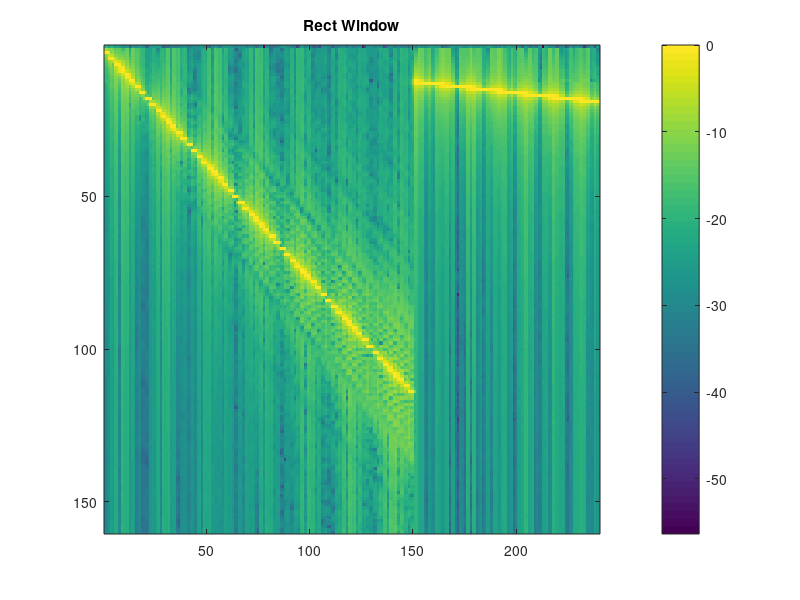
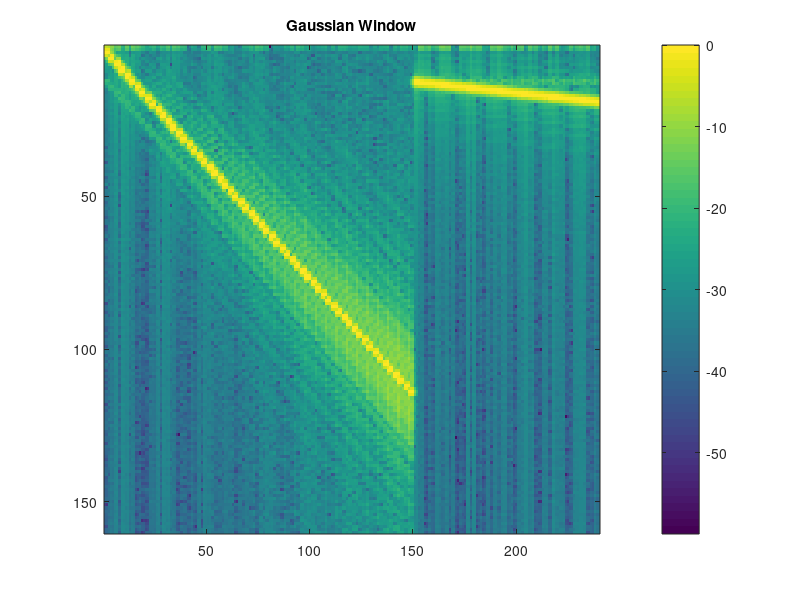
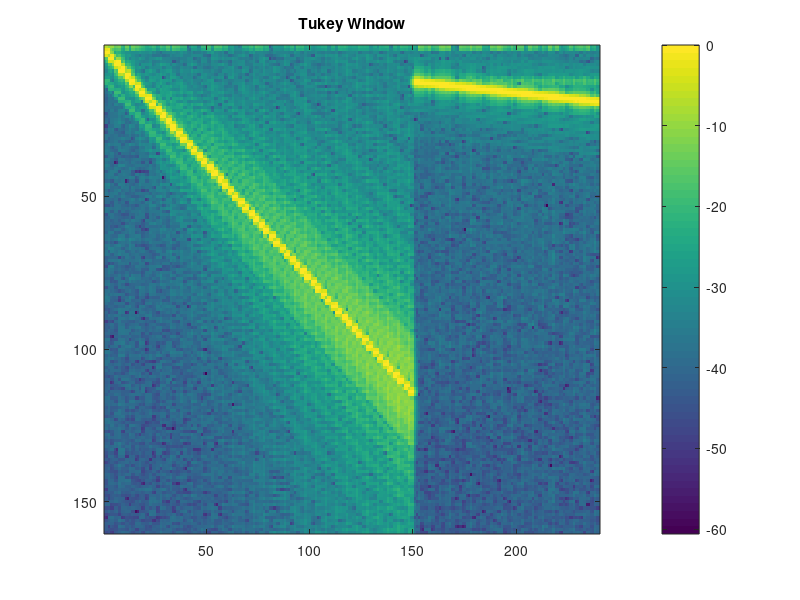
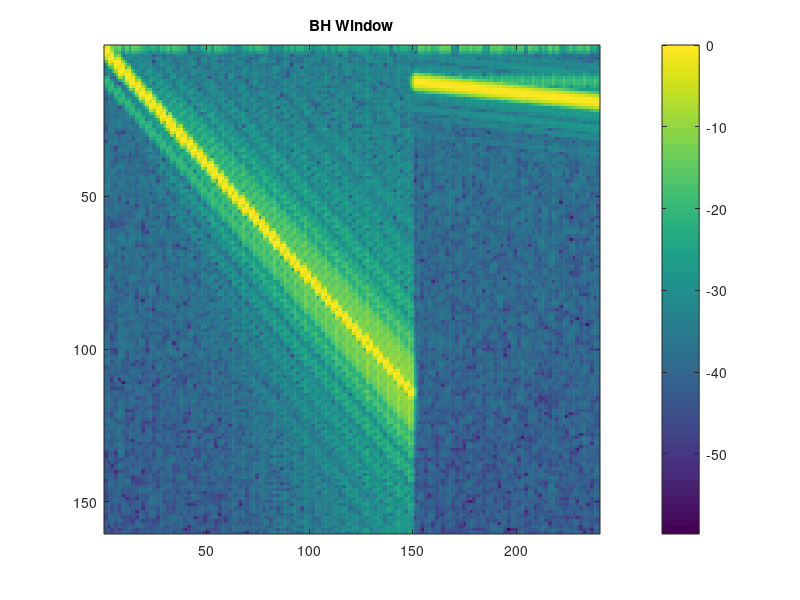

These charts were generated, in order, by the following MATLAB code:
% reconstruct FDOCT result from a test Interferogram image 
% to check the reconstruction done in C
% in BscanFFTsim.bin
%
% using the framework in 
% Biomedical Optics by Wang and Wu
% Chapter 9
%
% Hari Nandakumar
%
% $Date: 1 Oct 2018
%

% Using SI units throughout 

pkg load image;
pkg load signal;

lambda0 = 850E-9; % center wavelength of source 
dlambda = 20E-9; % FWHM wavelength bandwidth of source 
ns=1.0; % refractive index of sample 
ls1 = 90E-6; % location of backscatterer 1 
ls2 = 150E-6; % location of backscatterer 2 
rs1 = 0.5; % reflectivity of backscatterer 1 - was 0.5
rs2 = 0.005; %rs2 = 0.0; % reflectivity of backscatterer 2 was 0.25
k0=2*pi/lambda0; % center propagation constant 
delta_k=2*pi*dlambda/lambda0^2; % FWHM bandwidth of k 
sigma_k = delta_k/sqrt(2*log(2)); % standard deviation of k 
sigma_lambda = dlambda/sqrt(2*log(2)); % standard deviation of lambda

N=1280;  %2^10; %N=100; % number of sampling points was 2^10 
nsigma = 2; % number of standard deviations to plot on each side of kO 

%subplot(4,1,1); % Generate the interferogram 
k = k0 + sigma_k*linspace(-nsigma,nsigma, N); % array for k 
lambdas = lambda0 + sigma_lambda*linspace(-nsigma,nsigma, N); % array for lambda 
%S_k = exp(-(1/2)*(k-k0).^2/sigma_k^2); % Gaussian source PSD 
S_lam = exp(-(1/2)*(lambdas-lambda0).^2/sigma_lambda^2); % Gaussian source PSD 
%E_s1 = rs1*exp(i*2*k*ns*ls1); % sample electric field from scatter 1 
%E_s2 = rs2*exp(i*2*k*ns*ls2); % sample electric field from scatter 2 
%I_k1 = S_k .* abs(1 + E_s1 + E_s2).^2; % interferogram (r_R = 1) 
%plot(lambdas*1e9,S_lam)


imgi = zeros(960,1280);
backg = imgi;

for ii=1:60
  ls1 = ii*10*1E-6; % location of backscatterer 1 
  ls2 = (ii*10+50)*1E-6; % location of backscatterer 2
  E_s1 = rs1*exp(i*2*2*pi*ns*ls1./lambdas); % sample electric field from scatter 1 
  E_s2 = rs2*exp(i*2*2*pi*ns*ls2./lambdas); % sample electric field from scatter 2 
  I_l = S_lam .* abs(1 + E_s1 + E_s2).^2; % interferogram (r_R = 1) 
  I_pi = S_lam .* abs(-1 + E_s1 + E_s2).^2;
  imgi(ii*10-9:ii*10,:)  = ones(10,1)*I_l./max(I_l);
  piimgi(ii*10-9:ii*10,:)  = ones(10,1)*I_pi./max(I_pi);
  backg(ii*10-9:ii*10,:) = ones(10,1)*S_lam./max(S_lam);
end

for ii=61:96
  ls1 = ii*1E-6; % location of backscatterer 1 
  ls2 = 60*1E-6; % location of backscatterer 2
  E_s1 = rs1*exp(i*2*2*pi*ns*ls1./lambdas); % sample electric field from scatter 1 
  E_s2 = rs2*exp(i*2*2*pi*ns*ls2./lambdas); % sample electric field from scatter 2 
  I_l = S_lam .* abs(1 + E_s1 + E_s2).^2; % interferogram (r_R = 1) 
  I_pi = S_lam .* abs(-1 + E_s1 + E_s2).^2;
  imgi(ii*10-9:ii*10,:)  = ones(10,1)*I_l./max(I_l);
  piimgi(ii*10-9:ii*10,:)  = ones(10,1)*I_pi./max(I_pi);
  backg(ii*10-9:ii*10,:) = ones(10,1)*S_lam./max(S_lam);
end

 
%figure; 
%imshow(imgi); 
%figure;
%imshow(backg); 

%imwrite(imgi,'imgi.png')
%imwrite(backg, 'backg.png') 


%plot(k/k0,I_k1/max(I_k1), 'k'); 

%%%%%%%%%%%%%%%%%%%%%%%%%%%%%
% reconstruction
%%%%%%%%%%%%%%%%%%%%%%%%%%%%%

% check out 8 bit imgi
imgi = floor(imgi*255);
piimgi = floor(piimgi*255);
backg = floor(backg*255);

lambdamin = 816e-9;
lambdamax = 884e-9;
deltalambda = (lambdamax - lambdamin ) / columns(imgi);
numfftpoints = 320;
kmax=2*pi/lambdamin;
kmin=2*pi/(lambdamax-deltalambda);
deltak = (kmax - kmin) / numfftpoints;
resizedim=imresize(imgi,0.25); % similar to 4x binning
resizedbk=imresize(backg,0.25); 
resizedpi=imresize(piimgi,0.25);
plinear = zeros(rows(resizedim),numfftpoints);
bscantransposed = plinear;

lambdas = linspace(lambdamin, lambdamax-deltalambda, columns(resizedim));  % Mat::zeros(cv::Size(1, data_y.cols), CV_64F);		//Size(cols,rows)
k = 2*pi ./ lambdas;
klinear = linspace(kmin, kmax, numfftpoints); %Mat::zeros(cv::Size(1, numfftpoints), CV_64F);
diffk = diff(k); %Mat::zeros(cv::Size(1, data_y.cols), CV_64F);

%fractionalk = zeros(1, numfftpoints);
%slopes = zeros(rows(imgi), columns(imgi));
%nearestkindex = zeros( 1, numfftpoints );


windowt = (tukeywin(columns(resizedim), 1.0) )';
windowg = (gausswin(columns(resizedim)))';
windowb = (blackmanharris(columns(resizedim)))';
windowbth = (barthannwin(columns(resizedim)))';
 
apodi   = (resizedim-resizedpi)./resizedbk;


for indexi=1:rows(resizedim) 
  % DC removal
  apodi(indexi,:) = apodi(indexi,:) - mean(apodi(indexi,:));
  % windowing
  apodig(indexi,:)=apodi(indexi,:).*windowg;
  apodit(indexi,:)=apodi(indexi,:).*windowt;
  apodib(indexi,:)=apodi(indexi,:).*windowb;
  apodibth(indexi,:)=apodi(indexi,:).*windowbth;
 end
 

for indexi=1:rows(resizedim) 
  plinear(indexi,:)=interp1(k,apodi(indexi,:),klinear,'linear');
  plinearg(indexi,:)=interp1(k,apodig(indexi,:),klinear,'linear');
  plineart(indexi,:)=interp1(k,apodit(indexi,:),klinear,'linear');
  plinearb(indexi,:)=interp1(k,apodib(indexi,:),klinear,'linear');
  plinearbth(indexi,:)=interp1(k,apodibth(indexi,:),klinear,'linear');
 
 end
  
% figure;
% imagesc(plinear); title('Linearized'); colorbar;
% figure;
% imagesc(plinearg); title('Linearized with Gaussian Window'); colorbar;
% figure;
% imagesc(plineart); title('Linearized with Tukey Window'); colorbar;
% figure;
% imagesc(plinearb); title('Linearized with BH Window'); colorbar;
% 
 for indexi=1:rows(resizedim) 
  bscantransposed(indexi,:)=abs(ifft(plinear(indexi,:)));
  bscantransposedg(indexi,:)=abs(ifft(plinearg(indexi,:)));
  bscantransposedt(indexi,:)=abs(ifft(plineart(indexi,:)));
  bscantransposedb(indexi,:)=abs(ifft(plinearb(indexi,:)));
  bscantransposedbth(indexi,:)=abs(ifft(plinearbth(indexi,:)));
 
 end
 
 %figure;
 %imagesc(bscantransposed); title('bscantransposed');
 bscan=bscantransposed';
 bscang=bscantransposedg';
 bscant=bscantransposedt';
 bscanb=bscantransposedb';
 bscanbth=bscantransposedbth';
% bscan(1,:)=zeros(1,rows(resizedim));
% bscant(1,:)=zeros(1,rows(resizedim));
% bscang(1,:)=zeros(1,rows(resizedim));
 figure;
 imagesc(10*log10(bscan(1:160,:)./max(bscan(1:160,:)))); title('Rect Window');colorbar;
 figure;
 imagesc(10*log10(bscang(1:160,:)./max(bscang(1:160,:)))); title('Gaussian Window');colorbar;
 figure;
 imagesc(10*log10(bscant(1:160,:)./max(bscant(1:160,:)))); title('Tukey Window');colorbar;
 figure;
 imagesc(10*log10(bscanb(1:160,:)./max(bscanb(1:160,:)))); title('BH Window');colorbar;
 figure;
 imagesc(10*log10(bscanbth(1:160,:)./max(bscanbth(1:160,:)))); title('BTH Window');colorbar;
 
 figure;
 plot(bscang(1:160,230)); title('Linear plot, Gaussian window');
  
  deltaklinear = kmax-kmin;
 deltax=pi/deltaklinear;
 xaxis=[0:159]*deltax*1000000;
 figure;
 plot(xaxis,10*log10(bscang(1:160,230)./max(bscang(1:160,230))),'b');title('Log plot');hold on;
 plot(xaxis,10*log10(bscan(1:160,230)./max(bscan(1:160,230))),'r'); xlabel('microns')
 plot(xaxis,10*log10(bscant(1:160,230)./max(bscant(1:160,230))),'k');
 
 